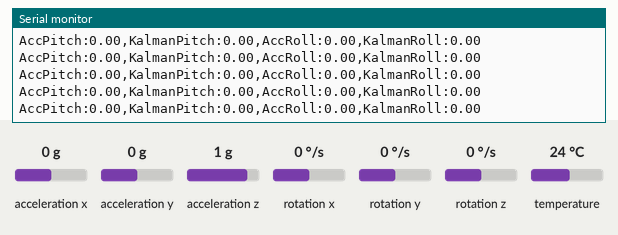
Simulated run of this sketch. Board: Arduino Uno, built with avr-gcc and run on an emulated ATmega328P. Parts: the last lines printed to the serial monitor. The inputs (shaded band) are chosen by the test bench; at power-on: acceleration x 0 g, acceleration y 0 g, acceleration z 1 g, rotation x 0 °/s, rotation y 0 °/s, rotation z 0 °/s, temperature 24 °C.

Above: at 1.3 s.
1.4 s: acceleration x set to -1.4 g
At 2.1 s:
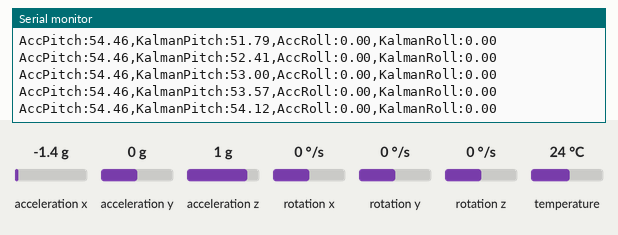
2.9 s: acceleration y set to -1.4 g
At 3.4 s:
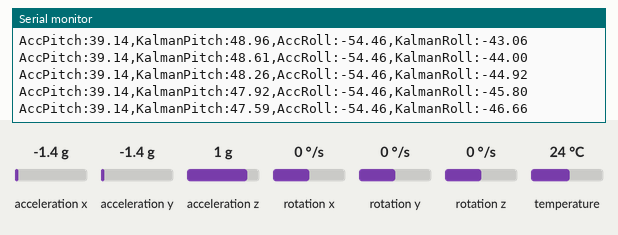
4.4 s: acceleration z set to -1.4 g
At 5.4 s:
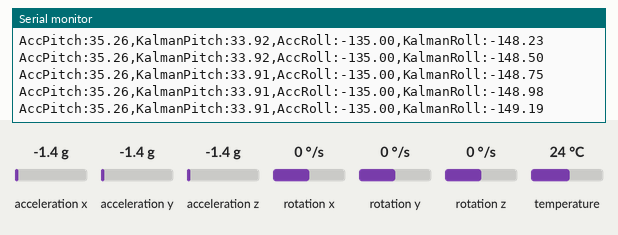
5.9 s: rotation x set to 192 °/s
At 6.8 s:
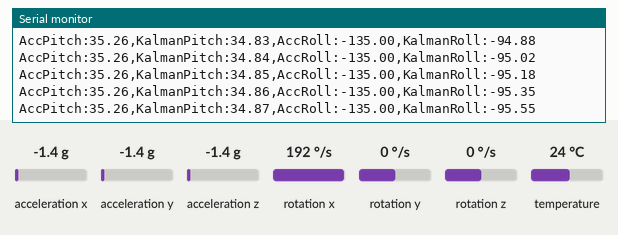
8.9 s: acceleration x set to 0.8 g
At 9.4 s:
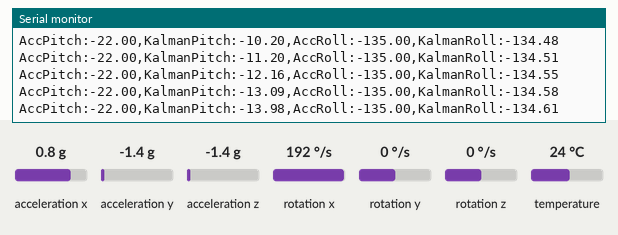
11.9 s: rotation y set to 192 °/s
At 12.4 s:
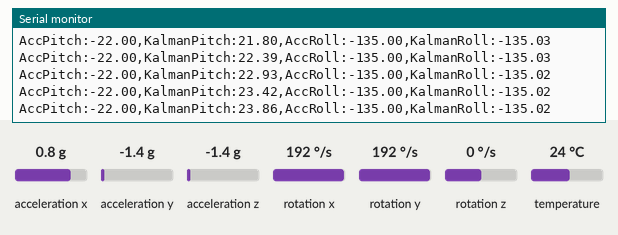
Timing chart, 0 to 14.9 s (numbered marks = the images above; inputs shaded):
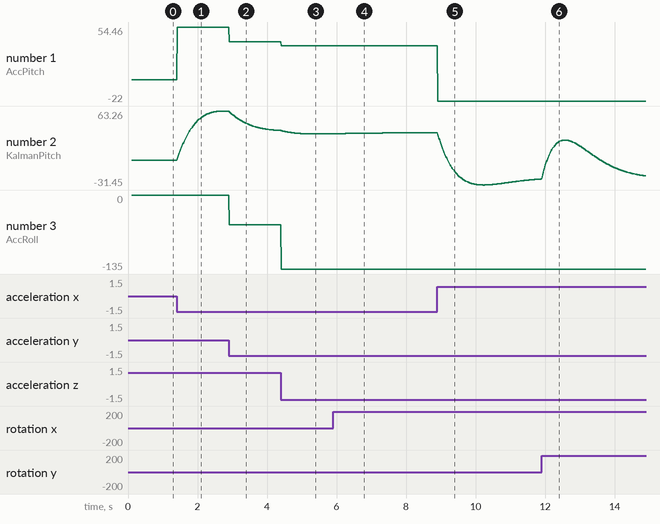

The sketch:

MPU6050_Kalman.ino
```cpp
// Updated Adafruit MPU6050 Demo with Pitch and Roll Kalman Filters

#include <Adafruit_MPU6050.h>
#include <Adafruit_Sensor.h>
#include <Wire.h>

Adafruit_MPU6050 mpu;

// --- Kalman Filter Structure ---
struct Kalman {
    float Q_angle = 0.001f;
    float Q_bias  = 0.003f;
    float R_measure = 0.03f;

    float angle = 0.0f;
    float bias  = 0.0f;
    float rate  = 0.0f;

    float P[2][2] = {{0.0f, 0.0f}, {0.0f, 0.0f}};

    float getAngle(float newAngle, float newRate, float dt) {
        // 1. Predict Step
        rate = newRate - bias;
        angle += dt * rate;

        P[0][0] += dt * (dt * P[1][1] - P[0][1] - P[1][0] + Q_angle);
        P[0][1] -= dt * P[1][1];
        P[1][0] -= dt * P[1][1];
        P[1][1] += Q_bias * dt;

        // 2. Update Step
        float y = newAngle - angle;
        float S = P[0][0] + R_measure;

        float K[2];
        K[0] = P[0][0] / S;
        K[1] = P[1][0] / S;

        angle += K[0] * y;
        bias  += K[1] * y;

        float P00_temp = P[0][0];
        float P01_temp = P[0][1];

        P[0][0] -= K[0] * P00_temp;
        P[0][1] -= K[0] * P01_temp;
        P[1][0] -= K[1] * P00_temp;
        P[1][1] -= K[1] * P01_temp;

        return angle;
    }
};

// Create instances for both axes
Kalman kalmanPitch;
Kalman kalmanRoll;

unsigned long lastTime;

void setup(void) {
  Serial.begin(115200);
  while (!Serial)
    delay(10);

  Serial.println("Adafruit MPU6050 Kalman Filter Test!");

  if (!mpu.begin()) {
    Serial.println("Failed to find MPU6050 chip");
    while (1) {
      delay(10);
    }
  }
  Serial.println("MPU6050 Found!");

  mpu.setAccelerometerRange(MPU6050_RANGE_8_G);
  mpu.setGyroRange(MPU6050_RANGE_2000_DEG);
  mpu.setFilterBandwidth(MPU6050_BAND_21_HZ);

  delay(100);
  lastTime = micros(); // Initialize timer
}

void loop() {
  sensors_event_t a, g, temp;
  mpu.getEvent(&a, &g, &temp);

  // 1. Calculate time delta (dt)
  unsigned long currentTime = micros();
  float dt = (float)(currentTime - lastTime) / 1000000.0f;
  lastTime = currentTime;

  // 2. Calculate Pitch & Roll from raw Accelerometer data (in Radians converted to Degrees)
  // Adafruit library gives data in m/s^2, which works perfectly with atan2
  float accRoll  = atan2(a.acceleration.y, a.acceleration.z) * 180.0 / M_PI;
  float accPitch = atan2(-a.acceleration.x, sqrt(a.acceleration.y * a.acceleration.y + a.acceleration.z * a.acceleration.z)) * 180.0 / M_PI;

  // 3. Convert Gyro rates from rad/s (Adafruit default) to deg/s
  float gyroRateRoll  = g.gyro.x * 180.0 / M_PI;
  float gyroRatePitch = g.gyro.y * 180.0 / M_PI;

  // 4. Process data through the Kalman filters
  float filteredRoll  = kalmanRoll.getAngle(accRoll, gyroRateRoll, dt);
  float filteredPitch = kalmanPitch.getAngle(accPitch, gyroRatePitch, dt);

  // 5. Print out the raw vs filtered values (Open Arduino Serial Plotter to see the difference!)
  Serial.print("AccPitch:");   Serial.print(accPitch);
  Serial.print(",KalmanPitch:"); Serial.print(filteredPitch);
  Serial.print(",AccRoll:");    Serial.print(accRoll);
  Serial.print(",KalmanRoll:");   Serial.println(filteredRoll);

  delay(10); // Changed from 500ms to 10ms for smooth filter tracking (~100Hz)
}
```

Measured:
- after the input at 1.4 s, the serial monitor: prints a new line at once (image 1)
- plotted number 1: 0 → 54.46 after the input at 1.4 s
- plotted number 2: 0 → 63.07 after the input at 1.4 s
